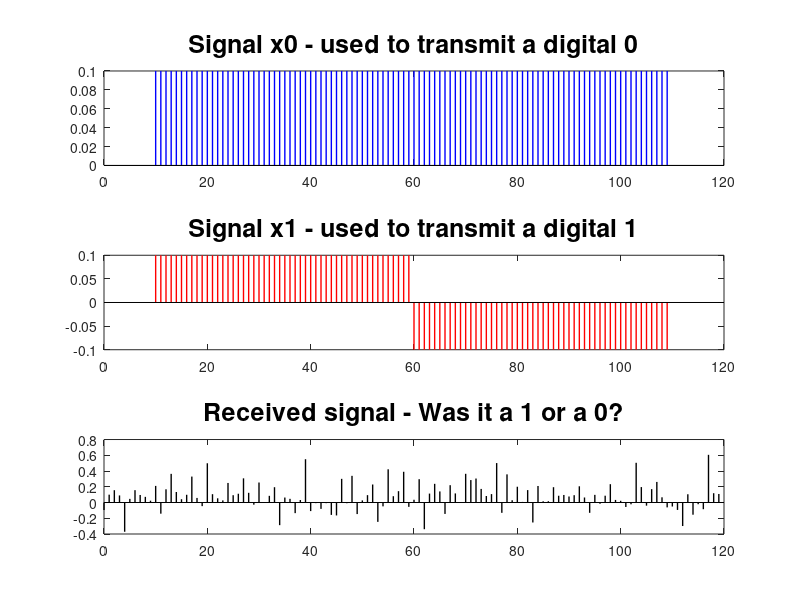

MATLAB code to generate this figure:

% Use inner products for detection 

N = 120;
n = 0:N-1;


x0 = [zeros(10,1) ; ones(100,1) ;zeros(10,1)];
x0 = x0/norm(x0);

x1 = [zeros(10,1) ; ones(50,1); -ones(50,1) ;zeros(10,1)];
x1 = x1/norm(x1);


subplot(311);
stem(n,x0,'b','Marker','none','LineWidth',1);
title('Signal x0 - used to transmit a digital 0','fontsize',18);

subplot(312);
stem(n,x1,'r','Marker','none','LineWidth',1);
title('Signal x1 - used to transmit a digital 1','fontsize',18);


% It helps that the two signals are orthogonal to each other

% Signal being received after application of some noise

y = x0 + 0.2*randn(size(x1));

subplot(313);
stem(n,y,'k','Marker','none','LineWidth',1);
title('Received signal - Was it a 1 or a 0?','fontsize',18);


innerproduct0 = abs(y'*x0)
innerproduct1 = abs(y'*x1)

if innerproduct1 > innerproduct0
	display('The signal was a 1')
else
	display('The signal was a 0')
end